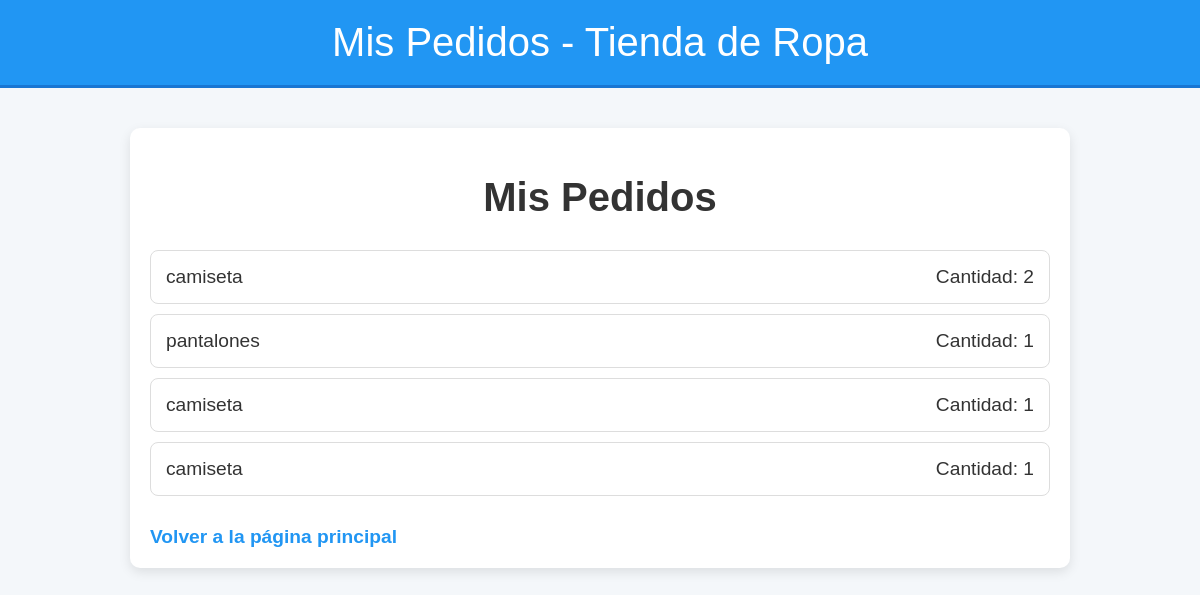
Page /pedidos (signed in) on the committed database.
### app.py (models this page shows)
class Pedido(db.Model):
    id = db.Column(db.Integer, primary_key=True)
    usuario_id = db.Column(db.Integer, db.ForeignKey('usuario.id'), nullable=False)
    producto = db.Column(db.String(120), nullable=False)
    cantidad = db.Column(db.Integer, nullable=False)
    fecha = db.Column(db.DateTime, default=datetime.utcnow)
    usuario = db.relationship('Usuario', backref=db.backref('pedidos', lazy=True))

### app.py (the view)
@app.route('/pedidos')
def pedidos():
    if 'usuario_id' in session:
        usuario = Usuario.query.get(session['usuario_id'])
        return render_template('pedidos.html', pedidos=usuario.pedidos)
    else:
        return redirect(url_for('login'))

### app.py (called while the page is built)
@app.before_request
def crear_admin():
    if not Usuario.query.filter_by(email="admin@example.com").first():
        nombre = "Admin"
        email = "admin@example.com"
        contraseña = generate_password_hash("adminpassword")
        admin = Usuario(nombre=nombre, email=email, contraseña=contraseña, is_admin=True)
        db.session.add(admin)
        db.session.commit()
        print("Cuenta de administrador creada con éxito")

### templates/pedidos.html (shortened to what this page needs)
<!DOCTYPE html>
<html lang="es">
<head>
</head>
<body>
    <header>
        Mis Pedidos - Tienda de Ropa
    </header>
    <div class="container">
        <h1>Mis Pedidos</h1>
        <ul>
            {% for pedido in pedidos %}
                <li>
                    <span>{{ pedido.producto }}</span>
                    <span>Cantidad: {{ pedido.cantidad }}</span>
                </li>
            {% endfor %}
        </ul>
        <a href="/">Volver a la página principal</a>
    </div>
</body>
</html>

### templates/pedidos.html (style rules this page uses)
body { font-family: 'Arial', sans-serif; background-color: #f4f7fa; margin: 0; padding: 0; color: #333; }
header { background-color: #2196F3; color: white; padding: 20px 0; text-align: center; font-size: 2.5em; border-bottom: 3px solid #1976D2; }
.container { max-width: 900px; margin: 40px auto; padding: 20px; background-color: white; box-shadow: 0 4px 12px rgba(0, 0, 0, 0.1); border-radius: 10px; }
h1 { text-align: center; color: #333; font-size: 2.5em; margin-bottom: 30px; }
ul { list-style-type: none; padding: 0; margin: 0; }
li { background-color: #fff; border: 1px solid #ddd; padding: 15px; margin-bottom: 10px; border-radius: 8px; font-size: 1.2em; display: flex; justify-content: space-between; align-items: center; transition: background-color 0.3s ease; }
a { display: inline-block; text-align: center; margin-top: 20px; font-size: 1.2em; color: #2196F3; text-decoration: none; font-weight: bold; transition: color 0.3s ease; }

### rows in the picture
Pedido: producto "camiseta", cantidad "2"
Pedido: producto "pantalones", cantidad "1"
Pedido: producto "camiseta", cantidad "1"
Pedido: producto "camiseta", cantidad "1"
